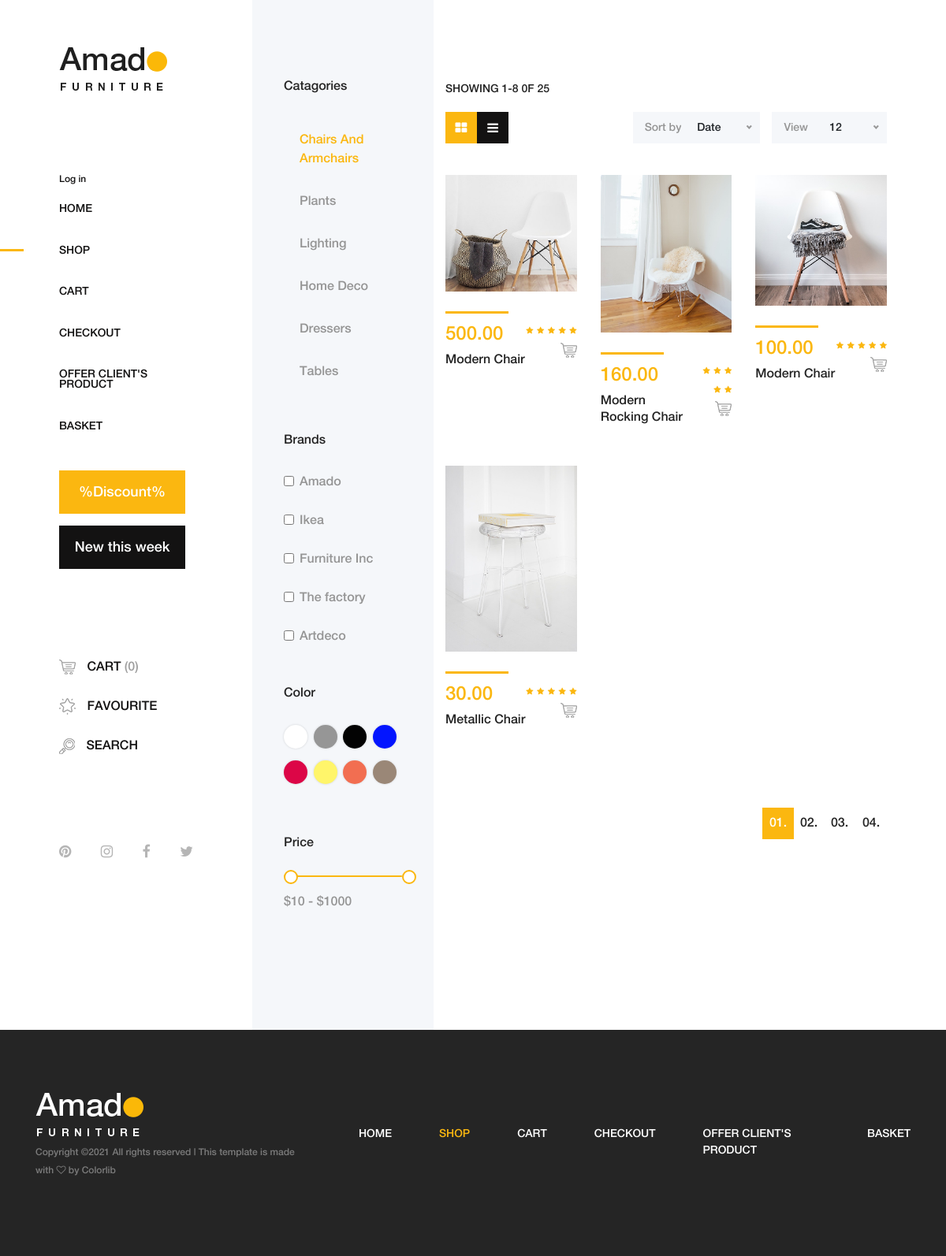
/shop/1, run on the app's committed database.
### mainapp/models.py (models this page shows, shortened)
class ProductCategory(models.Model):
    name = models.CharField(verbose_name='имя', max_length=64, unique=True, validators=[  # Добавил валидатор на латиницу
        onlyLatin
    ])
    description = models.TextField(verbose_name='описание', blank=True)

class Product(models.Model):
    category = models.ForeignKey(ProductCategory, on_delete=models.CASCADE)
    name = models.CharField(verbose_name='имя продукта', max_length=128, validators=[onlyLatin])
    image = models.ImageField(upload_to='products_images', blank=True)
    short_desc = models.CharField(max_length=60, verbose_name='краткое описание продукта', blank=True)
    description = models.TextField(verbose_name='Описание продукта', blank=True)
    price = models.DecimalField(verbose_name='цена продукта', max_digits=8, decimal_places=2, default=0)
    quantity = models.PositiveIntegerField(verbose_name='Количество на складе', default=0)

### mainapp/views.py (the view)
# urls.py: path('shop/<int:category_id>', mainapp.shop, name='shop'),
def shop(request, category_id=None):
    content = {
        'title': 'Amado - Furniture Ecommerce | Shop',
        'links_menu': links_menu,
        'category_id': category_id,
        'product_list': Product.objects.filter(category_id=category_id).order_by('-price'),  # сортировка по убыв (перед назв колонки поставить "-")
        'category_list': ProductCategory.objects.all()  # // Получил список всех категорий
    }
    return render(request, 'mainapp/shop.html',
                  context=content)  # Второй параметр - это путь html страницы, относительно templates

### mainapp/templates/mainapp/shop.html (shortened to what this page needs)
{% extends 'mainapp/base.html' %}
{% block content %}
<div class="shop_sidebar_area">
    <div class="widget catagory mb-50">
        <h6 class="widget-title mb-30">Catagories</h6>
        <div class="catagories-menu">
            {% include 'mainapp/includes/inc_catagories_menu.html' %}
        </div>
    </div>
    <div class="widget brands mb-50">
        <h6 class="widget-title mb-30">Brands</h6>
        <div class="widget-desc">
            <div class="form-check">
                <input class="form-check-input" type="checkbox" value="" id="amado">
                <label class="form-check-label" for="amado">Amado</label>
            </div>
            <div class="form-check">
                <input class="form-check-input" type="checkbox" value="" id="ikea">
                <label class="form-check-label" for="ikea">Ikea</label>
            </div>
            <div class="form-check">
                <input class="form-check-input" type="checkbox" value="" id="furniture">
                <label class="form-check-label" for="furniture">Furniture Inc</label>
            </div>
            <div class="form-check">
                <input class="form-check-input" type="checkbox" value="" id="factory">
                <label class="form-check-label" for="factory">The factory</label>
            </div>
            <div class="form-check">
                <input class="form-check-input" type="checkbox" value="" id="artdeco">
                <label class="form-check-label" for="artdeco">Artdeco</label>
            </div>
        </div>
    </div>
    <div class="widget color mb-50">
        <h6 class="widget-title mb-30">Color</h6>
        <div class="widget-desc">
            <ul class="d-flex">
                <li><a href="#" class="color1"></a></li>
                <li><a href="#" class="color2"></a></li>
                <li><a href="#" class="color3"></a></li>
                <li><a href="#" class="color4"></a></li>
                <li><a href="#" class="color5"></a></li>
                <li><a href="#" class="color6"></a></li>
                <li><a href="#" class="color7"></a></li>
                <li><a href="#" class="color8"></a></li>
            </ul>
        </div>
    </div>
    <div class="widget price mb-50">
        <h6 class="widget-title mb-30">Price</h6>
        <div class="widget-desc">
            <div class="slider-range">
                <div data-min="10" data-max="1000" data-unit="$"
                     class="slider-range-price ui-slider ui-slider-horizontal ui-widget ui-widget-content ui-corner-all"
                     data-value-min="10" data-value-max="1000" data-label-result="">
                    <span class="ui-slider-handle ui-state-default ui-corner-all" tabindex="0"></span>
                    <span class="ui-slider-handle ui-state-default ui-corner-all" tabindex="0"></span>
                </div>
                <div class="range-price">$10 - $1000</div>
            </div>
        </div>
    </div>
</div>
<div class="amado_product_area section-padding-100">
    <div class="container-fluid">
        <div class="row">
            <div class="col-12">
                <div class="product-topbar d-xl-flex align-items-end justify-content-between">
                    <div class="total-products">
                        <p>Showing 1-8 0f 25</p>
                        <div class="view d-flex">
                            <a href="#"><i class="fa fa-th-large" aria-hidden="true"></i></a>
                            <a href="#"><i class="fa fa-bars" aria-hidden="true"></i></a>
                        </div>
                    </div>
                    <div class="product-sorting d-flex">
                        <div class="sort-by-date d-flex align-items-center mr-15">
                            <p>Sort by</p>
                            <form action="#" method="get">
                            </form>
                        </div>
                        <div class="view-product d-flex align-items-center">
                            <p>View</p>
                            <form action="#" method="get">
                            </form>
                        </div>
                    </div>
                </div>
            </div>
        </div>
        <div class="row">
            {% for item in product_list %}
            <div class="col-12 col-sm-6 col-md-2 col-xl-4">
                <div class="single-product-wrapper">
                    <div class="product-img">
                        <a href="{% url 'main:product_details' item.pk %}">
                        <img src="/media/{{ item.image }}" alt="">
                        </a>
                    </div>
                    <div class="product-description d-flex align-items-center justify-content-between">
                        <div class="product-meta-data">
                            <div class="line"></div>
                            <p class="product-price">{{ item.price }}</p>
                            <a href="{% url 'main:product_details' item.pk %}">
                                <h6>{{item.name}}</h6>
                            </a>
                        </div>
                        <div class="ratings-cart text-right">
                            <div class="ratings">
                                <i class="fa fa-star" aria-hidden="true"></i>
                                <i class="fa fa-star" aria-hidden="true"></i>
                                <i class="fa fa-star" aria-hidden="true"></i>
                                <i class="fa fa-star" aria-hidden="true"></i>
                                <i class="fa fa-star" aria-hidden="true"></i>
                            </div>
                            <div class="cart">
                                <a href="/cart/" data-toggle="tooltip" data-placement="left" title="Add to Cart"><img
                                        src="/static/img/core-img/cart.png" alt=""></a>
                            </div>
                        </div>
                    </div>
                </div>
            </div>
            {% endfor %}
        </div>
        <div class="row">
            <div class="col-12">
                <nav aria-label="navigation">
                    <ul class="pagination justify-content-end mt-50">
                        <li class="page-item active"><a class="page-link" href="#">01.</a></li>
                        <li class="page-item"><a class="page-link" href="#">02.</a></li>
                        <li class="page-item"><a class="page-link" href="#">03.</a></li>
                        <li class="page-item"><a class="page-link" href="#">04.</a></li>
                    </ul>
                </nav>
            </div>
        </div>
    </div>
</div>
{% endblock %}

### mainapp/templates/mainapp/includes/inc_catagories_menu.html
<ul>
    {% for item in category_list %}
    <li class='
        {% if request.resolver_match.kwargs.category_id == item.pk %}
            active
        {% endif %}'>
    <a href="{% url 'main:shop' item.pk %}">{{ item.name }}</a></li>
    {% endfor %}
</ul>

### data on the page
ProductCategory: name "Chairs And Armchairs"
ProductCategory: name "Plants"
ProductCategory: name "Lighting"
ProductCategory: name "Home Deco"
ProductCategory: name "Dressers"
ProductCategory: name "Tables"
Product: image (picture), price "500.00", name "Modern Chair"
Product: image (picture), price "160.00", name "Modern Rocking Chair"
Product: image (picture), price "100.00", name "Modern Chair"
Product: image (picture), price "30.00", name "Metallic Chair"

### other printed values
{{ link.name }} "HOME"
{{ link.name }} "SHOP"
{{ link.name }} "CART" "CHECKOUT" "OFFER CLIENT'S PRODUCT" "BASKET"
{{ link.name }} "HOME" "CART" "CHECKOUT" "OFFER CLIENT'S PRODUCT" "BASKET"
